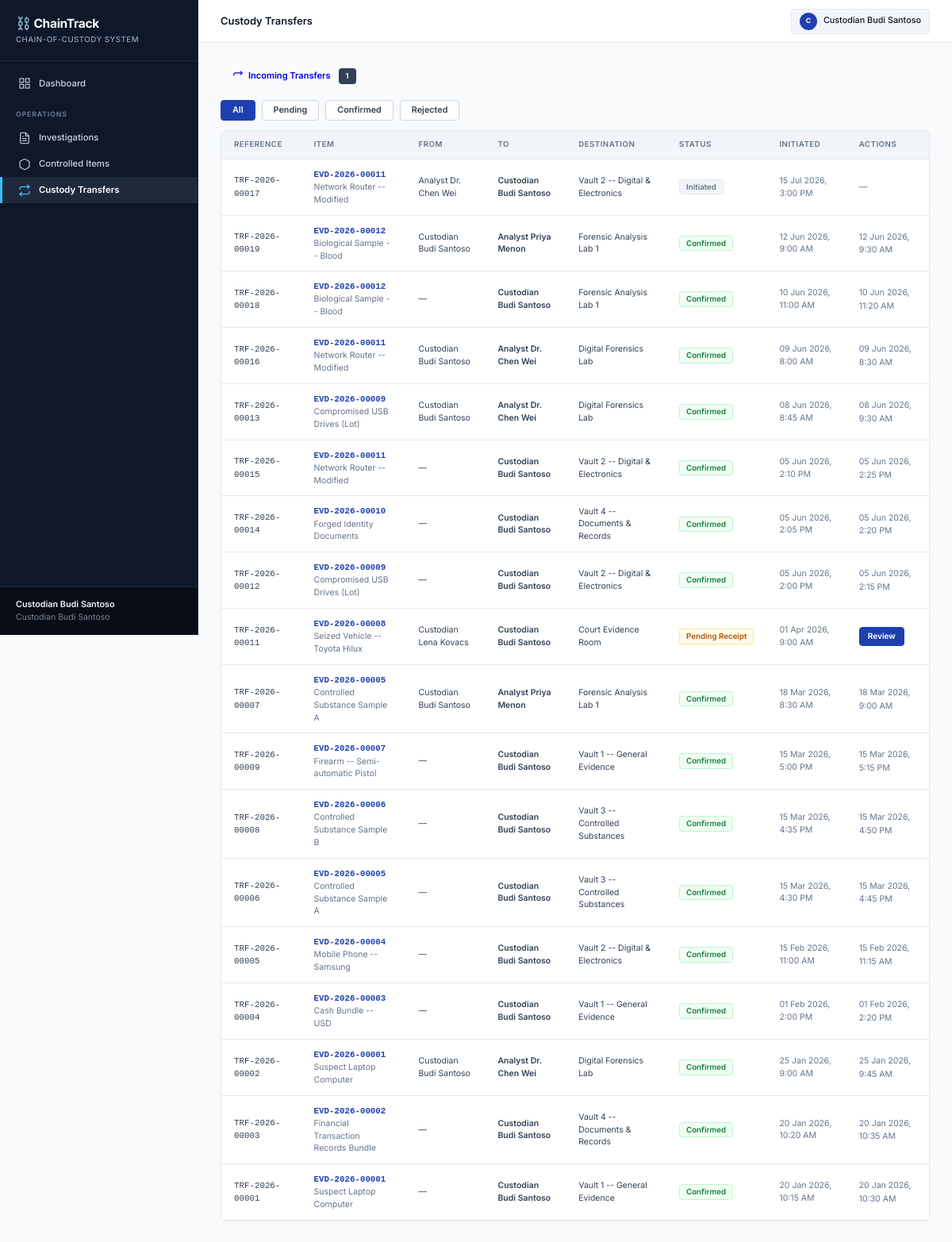
The app's page /transfers/index.php (signed in) with its own data.
### tables this page shows
CREATE TABLE `custody_transfers` (
  `id`                 INT UNSIGNED NOT NULL AUTO_INCREMENT,
  `transfer_reference` VARCHAR(80)  NOT NULL COMMENT 'e.g. TRF-2026-00001',
  `item_id`            INT UNSIGNED NOT NULL,
  `from_user_id`       INT UNSIGNED DEFAULT NULL COMMENT 'NULL for initial registration',
  `to_user_id`         INT UNSIGNED NOT NULL,
  `from_location_id`   INT UNSIGNED DEFAULT NULL,
  `to_location_id`     INT UNSIGNED DEFAULT NULL,
  `transfer_status`    ENUM('initiated','pending','confirmed','rejected') NOT NULL DEFAULT 'initiated',
  `reason`             TEXT         NOT NULL,
  `initiated_by`       INT UNSIGNED NOT NULL COMMENT 'May differ from from_user_id (admin-initiated)',
  `initiated_at`       DATETIME     NOT NULL DEFAULT CURRENT_TIMESTAMP,
  `confirmed_by`       INT UNSIGNED DEFAULT NULL,
  `confirmed_at`       DATETIME     DEFAULT NULL,
  `rejection_reason`   TEXT         DEFAULT NULL,
  `notes`              TEXT         DEFAULT NULL,
  PRIMARY KEY (`id`),
  UNIQUE KEY `uq_transfer_reference` (`transfer_reference`),
  KEY `fk_ct_item`          (`item_id`),
  KEY `fk_ct_from_user`     (`from_user_id`),
  KEY `fk_ct_to_user`       (`to_user_id`),
  KEY `fk_ct_from_location` (`from_location_id`),
  KEY `fk_ct_to_location`   (`to_location_id`),
  KEY `fk_ct_initiated_by`  (`initiated_by`),
  KEY `fk_ct_confirmed_by`  (`confirmed_by`),
  KEY `idx_ct_status`       (`transfer_status`),
  KEY `idx_ct_initiated_at` (`initiated_at`),
  CONSTRAINT `fk_ct_item`          FOREIGN KEY (`item_id`)          REFERENCES `items`     (`id`),
  CONSTRAINT `fk_ct_from_user`     FOREIGN KEY (`from_user_id`)     REFERENCES `users`     (`id`),
  CONSTRAINT `fk_ct_to_user`       FOREIGN KEY (`to_user_id`)       REFERENCES `users`     (`id`),
  CONSTRAINT `fk_ct_from_location` FOREIGN KEY (`from_location_id`) REFERENCES `locations` (`id`),
  CONSTRAINT `fk_ct_to_location`   FOREIGN KEY (`to_location_id`)   REFERENCES `locations` (`id`),
  CONSTRAINT `fk_ct_initiated_by`  FOREIGN KEY (`initiated_by`)     REFERENCES `users`     (`id`),
  CONSTRAINT `fk_ct_confirmed_by`  FOREIGN KEY (`confirmed_by`)     REFERENCES `users`     (`id`)
);

CREATE TABLE `items` (
  `id`                   INT UNSIGNED NOT NULL AUTO_INCREMENT,
  `item_reference`       VARCHAR(100) NOT NULL COMMENT 'e.g. EVD-2026-00001',
  `investigation_id`     INT UNSIGNED NOT NULL,
  `category_id`          INT UNSIGNED NOT NULL,
  `item_name`            VARCHAR(255) NOT NULL,
  `description`          TEXT         DEFAULT NULL,
  `physical_description` TEXT         DEFAULT NULL COMMENT 'Color, dimensions, serial numbers, markings',
  `acquisition_date`     DATE         DEFAULT NULL,
  `acquisition_location` VARCHAR(255) DEFAULT NULL COMMENT 'Free-text original collection point',
  `registered_by`        INT UNSIGNED NOT NULL,
  `current_custodian_id` INT UNSIGNED DEFAULT NULL,
  `current_location_id`  INT UNSIGNED DEFAULT NULL,
  `current_status_id`    INT UNSIGNED NOT NULL,
  `notes`                TEXT         DEFAULT NULL,
  `is_archived`          TINYINT(1)   NOT NULL DEFAULT 0,
  `created_at`           TIMESTAMP    NOT NULL DEFAULT CURRENT_TIMESTAMP,
  `updated_at`           TIMESTAMP    NOT NULL DEFAULT CURRENT_TIMESTAMP ON UPDATE CURRENT_TIMESTAMP,
  PRIMARY KEY (`id`),
  UNIQUE KEY `uq_item_reference`      (`item_reference`),
  KEY `fk_items_investigation`        (`investigation_id`),
  KEY `fk_items_category`             (`category_id`),
  KEY `fk_items_registered_by`        (`registered_by`),
  KEY `fk_items_current_custodian`    (`current_custodian_id`),
  KEY `fk_items_current_location`     (`current_location_id`),
  KEY `fk_items_current_status`       (`current_status_id`),
  KEY `idx_items_is_archived`         (`is_archived`),
  CONSTRAINT `fk_items_investigation`     FOREIGN KEY (`investigation_id`)    REFERENCES `investigations`  (`id`),
  CONSTRAINT `fk_items_category`          FOREIGN KEY (`category_id`)         REFERENCES `item_categories` (`id`),
  CONSTRAINT `fk_items_registered_by`     FOREIGN KEY (`registered_by`)       REFERENCES `users`          (`id`),
  CONSTRAINT `fk_items_current_custodian` FOREIGN KEY (`current_custodian_id`) REFERENCES `users`          (`id`),
  CONSTRAINT `fk_items_current_location`  FOREIGN KEY (`current_location_id`)  REFERENCES `locations`      (`id`),
  CONSTRAINT `fk_items_current_status`    FOREIGN KEY (`current_status_id`)    REFERENCES `item_statuses`  (`id`)
);

CREATE TABLE `users` (
  `id`            INT UNSIGNED NOT NULL AUTO_INCREMENT,
  `employee_id`   VARCHAR(50)  DEFAULT NULL COMMENT 'Badge / employee number',
  `full_name`     VARCHAR(150) NOT NULL,
  `email`         VARCHAR(150) NOT NULL,
  `username`      VARCHAR(80)  NOT NULL,
  `password_hash` VARCHAR(255) NOT NULL COMMENT 'PHP password_hash() BCRYPT',
  `role_id`       INT UNSIGNED NOT NULL,
  `department_id` INT UNSIGNED DEFAULT NULL,
  `is_active`     TINYINT(1)   NOT NULL DEFAULT 1,
  `last_login_at` DATETIME     DEFAULT NULL,
  `created_by`    INT UNSIGNED DEFAULT NULL COMMENT 'NULL for the first system admin',
  `created_at`    TIMESTAMP    NOT NULL DEFAULT CURRENT_TIMESTAMP,
  `updated_at`    TIMESTAMP    NOT NULL DEFAULT CURRENT_TIMESTAMP ON UPDATE CURRENT_TIMESTAMP,
  PRIMARY KEY (`id`),
  UNIQUE KEY `uq_users_email`       (`email`),
  UNIQUE KEY `uq_users_username`    (`username`),
  UNIQUE KEY `uq_users_employee_id` (`employee_id`),
  KEY `fk_users_role_id`       (`role_id`),
  KEY `fk_users_department_id` (`department_id`),
  KEY `fk_users_created_by`    (`created_by`),
  CONSTRAINT `fk_users_role`       FOREIGN KEY (`role_id`)       REFERENCES `roles`       (`id`),
  CONSTRAINT `fk_users_department` FOREIGN KEY (`department_id`) REFERENCES `departments` (`id`),
  CONSTRAINT `fk_users_creator`    FOREIGN KEY (`created_by`)    REFERENCES `users`       (`id`)
);

CREATE TABLE `locations` (
  `id`            INT UNSIGNED NOT NULL AUTO_INCREMENT,
  `location_code` VARCHAR(50)  DEFAULT NULL,
  `location_name` VARCHAR(150) NOT NULL,
  `location_type` ENUM('storage','lab','office','field','external','other') NOT NULL DEFAULT 'storage',
  `parent_id`     INT UNSIGNED DEFAULT NULL COMMENT 'Self-referential for sub-locations',
  `department_id` INT UNSIGNED DEFAULT NULL,
  `description`   TEXT         DEFAULT NULL,
  `is_active`     TINYINT(1)   NOT NULL DEFAULT 1,
  `created_at`    TIMESTAMP    NOT NULL DEFAULT CURRENT_TIMESTAMP,
  PRIMARY KEY (`id`),
  UNIQUE KEY `uq_location_code` (`location_code`),
  KEY `fk_locations_parent`     (`parent_id`),
  KEY `fk_locations_department` (`department_id`),
  CONSTRAINT `fk_locations_parent`     FOREIGN KEY (`parent_id`)     REFERENCES `locations`   (`id`),
  CONSTRAINT `fk_locations_department` FOREIGN KEY (`department_id`) REFERENCES `departments` (`id`)
);

### includes/auth_check.php (called while the page is built, shortened)
<?php
function sessionUserId(): int
{
    return (int)($_SESSION['user_id'] ?? 0);
}
function sessionUserRole(): string
{
    return $_SESSION['user_role'] ?? '';
}

### transfers/index.php (the view, shortened to what this page needs)
<?php
require_once __DIR__ . '/../includes/auth_check.php';
require_once __DIR__ . '/../includes/functions.php';
$db   = getMySQL();
$uid  = sessionUserId();
$role = sessionUserRole();
$statusFilter = $_GET['status'] ?? '';
$transfers = getUserTransfers($db, $uid, $role, $statusFilter);
$pc = $db->prepare("SELECT COUNT(*) AS c FROM custody_transfers WHERE to_user_id = ? AND transfer_status = 'pending'");
$pc->bind_param('i', $uid);
$pc->execute();
$pendingCount = (int)$pc->get_result()->fetch_assoc()['c'];
function fmtDtI(?string $dt): string {
    return $dt ? date('d M Y, g:i A', strtotime($dt)) : '—';
}
?>
<!DOCTYPE html>
<html lang="en">
<head>
  <link rel="stylesheet" href="/public/css/chaintrack.css">
</head>
<body>
<div id="ct-sidebar-wrap">
<?php require_once __DIR__ . '/../views/layouts/sidebar.php'; ?>
<div id="ct-main">
  <div id="ct-topbar">
    <span class="page-title">Custody Transfers</span>
    <div class="topbar-right">
      <div class="ct-user-pill">
        <div class="ct-avatar"><?= strtoupper(substr($_SESSION['user_name'] ?? 'U', 0, 1)) ?></div>
        <span><?= esc($_SESSION['user_name'] ?? '') ?></span>
      </div>
    </div>
  </div>
  <div id="ct-content">
    <div class="d-flex justify-between align-center mb-2">
      <div>
        <?php if ($pendingCount > 0): ?>
        <a href="/transfers/incoming.php" class="ct-btn ct-btn-warning">
          <svg width="14" height="14" viewBox="0 0 24 24" fill="none" stroke="currentColor" stroke-width="2">
            <polyline points="17 1 21 5 17 9"/>
            <path d="M3 11V9a4 4 0 014-4h14"/>
          </svg>
          Incoming Transfers
          <span class="badge bg-dark" style="margin-left:4px;"><?= $pendingCount ?></span>
        </a>
        <?php endif; ?>
      </div>
    </div>
    <div class="d-flex gap-1 mb-2">
      <?php
      $tabs = [
          ''          => 'All',
          'pending'   => 'Pending',
          'confirmed' => 'Confirmed',
          'rejected'  => 'Rejected',
      ];
      foreach ($tabs as $val => $label):
          $active = ($statusFilter === $val) ? 'ct-btn-primary' : 'ct-btn-secondary';
          $url    = '/transfers/index.php' . ($val ? "?status={$val}" : '');
      ?>
      <a href="<?= esc($url) ?>" class="ct-btn <?= $active ?>" style="padding:5px 14px;font-size:.8rem;">
        <?= $label ?>
      </a>
      <?php endforeach; ?>
    </div>
    <div class="ct-card">
      <div class="ct-table-wrap">
        <table class="ct-table">
          <thead>
            <tr>
              <th>Reference</th>
              <th>Item</th>
              <th>From</th>
              <th>To</th>
              <th>Destination</th>
              <th>Status</th>
              <th>Initiated</th>
              <th>Actions</th>
            </tr>
          </thead>
          <tbody>
            <?php foreach ($transfers as $t): ?>
            <tr>
              <td class="mono" style="font-size:.8rem;">
                <?= esc($t['transfer_reference']) ?>
              </td>
              <td>
                <div class="fw-600 small">
                  <a href="/items/item_details.php?id=<?= esc($t['item_id'] ?? '') ?>"
                     class="ref-code" style="text-decoration:none;">
                     <?= esc($t['item_reference']) ?>
                  </a>
                </div>
                <div class="small text-muted"><?= esc(mb_substr($t['item_name'], 0, 40)) ?></div>
              </td>
              <td class="small"><?= esc($t['from_user_name'] ?? '—') ?></td>
              <td class="small fw-600"><?= esc($t['to_user_name']) ?></td>
              <td class="small"><?= esc($t['to_location_name'] ?? '—') ?></td>
              <td><?= transferStatusBadge($t['transfer_status']) ?></td>
              <td class="small text-muted"><?= fmtDtI($t['initiated_at']) ?></td>
              <td>
                <?php if ($t['transfer_status'] === 'pending'): ?>
                  <a href="/transfers/confirm.php?id=<?= esc($t['id']) ?>&action=confirm"
                     class="ct-btn ct-btn-primary" style="padding:4px 10px;font-size:.75rem;">
                    Review
                  </a>
                <?php else: ?>
                  <span class="small text-muted"><?= fmtDtI($t['confirmed_at']) ?></span>
                <?php endif; ?>
              </td>
            </tr>
            <?php endforeach; ?>
          </tbody>
        </table>
      </div>
    </div>
  </div>
</div>
</div>
</body>
</html>

### includes/functions.php (shortened to what this page needs)
<?php
function esc(mixed $value): string
{
    return htmlspecialchars((string)$value, ENT_QUOTES | ENT_SUBSTITUTE, 'UTF-8');
}
function getUserTransfers(mysqli $db, int $userId, string $role, string $statusFilter = ''): array
{
    $roleWhereAll  = in_array($role, ['administrator', 'auditor'], true);
    $statusClause  = $statusFilter ? " AND ct.transfer_status = '{$statusFilter}'" : '';
    $userClause    = $roleWhereAll ? '' : " AND (ct.from_user_id = {$userId} OR ct.to_user_id = {$userId})";
    $sql = "SELECT
                ct.id,
                ct.transfer_reference,
                ct.transfer_status,
                ct.reason,
                ct.initiated_at,
                ct.confirmed_at,
                i.item_reference,
                i.item_name,
                fu.full_name AS from_user_name,
                tu.full_name AS to_user_name,
                fl.location_name AS from_location_name,
                tl.location_name AS to_location_name
            FROM custody_transfers ct
            JOIN items i           ON i.id  = ct.item_id
            LEFT JOIN users fu     ON fu.id = ct.from_user_id
            JOIN users tu          ON tu.id = ct.to_user_id
            LEFT JOIN locations fl ON fl.id = ct.from_location_id
            LEFT JOIN locations tl ON tl.id = ct.to_location_id
            WHERE 1=1 {$userClause} {$statusClause}
            ORDER BY ct.initiated_at DESC";
    $result = $db->query($sql);
    return $result->fetch_all(MYSQLI_ASSOC);
}
function transferStatusBadge(string $status): string
{
    $map = [
        'pending'   => ['Pending Receipt',   'warning'],
        'confirmed' => ['Confirmed',          'success'],
        'rejected'  => ['Rejected',           'danger'],
        'initiated' => ['Initiated',          'secondary'],
    ];
    $s = $map[$status] ?? ['label' => ucfirst($status), 'color' => 'secondary'];
    $label = $s[0] ?? $s['label'];
    $color = $s[1] ?? $s['color'];
    return "<span class=\"badge bg-{$color}\">{$label}</span>";
}

### records on screen
custody_transfers: transfer_reference "TRF-2026-00017", item.item_reference "EVD-2026-00011", item.item_name "Network Router -- Modified", from_user.full_name "Analyst Dr. Chen Wei", to_user.full_name "Custodian Budi Santoso", to_location.location_name "Vault 2 -- Digital & Electronics", transfer_status "Initiated", initiated_at "15 Jul 2026, 3:00 PM", confirmed_at "—"
custody_transfers: transfer_reference "TRF-2026-00019", item.item_reference "EVD-2026-00012", item.item_name "Biological Sample -- Blood", from_user.full_name "Custodian Budi Santoso", confirmed_by.full_name "Analyst Priya Menon", from_location.location_name "Forensic Analysis Lab 1", transfer_status "Confirmed", initiated_at "12 Jun 2026, 9:00 AM", confirmed_at "12 Jun 2026, 9:30 AM"
custody_transfers: transfer_reference "TRF-2026-00018", item.item_reference "EVD-2026-00012", item.item_name "Biological Sample -- Blood", from_user_name "—", confirmed_by.full_name "Custodian Budi Santoso", to_location.location_name "Forensic Analysis Lab 1", transfer_status "Confirmed", initiated_at "10 Jun 2026, 11:00 AM", confirmed_at "10 Jun 2026, 11:20 AM"
custody_transfers: transfer_reference "TRF-2026-00016", item.item_reference "EVD-2026-00011", item.item_name "Network Router -- Modified", from_user.full_name "Custodian Budi Santoso", confirmed_by.full_name "Analyst Dr. Chen Wei", to_location.location_name "Digital Forensics Lab", transfer_status "Confirmed", initiated_at "09 Jun 2026, 8:00 AM", confirmed_at "09 Jun 2026, 8:30 AM"
custody_transfers: transfer_reference "TRF-2026-00013", item.item_reference "EVD-2026-00009", item.item_name "Compromised USB Drives (Lot)", from_user.full_name "Custodian Budi Santoso", confirmed_by.full_name "Analyst Dr. Chen Wei", to_location.location_name "Digital Forensics Lab", transfer_status "Confirmed", initiated_at "08 Jun 2026, 8:45 AM", confirmed_at "08 Jun 2026, 9:30 AM"
custody_transfers: transfer_reference "TRF-2026-00015", item.item_reference "EVD-2026-00011", item.item_name "Network Router -- Modified", from_user_name "—", confirmed_by.full_name "Custodian Budi Santoso", to_location.location_name "Vault 2 -- Digital & Electronics", transfer_status "Confirmed", initiated_at "05 Jun 2026, 2:10 PM", confirmed_at "05 Jun 2026, 2:25 PM"
custody_transfers: transfer_reference "TRF-2026-00014", item.item_reference "EVD-2026-00010", item.item_name "Forged Identity Documents", from_user_name "—", confirmed_by.full_name "Custodian Budi Santoso", to_location.location_name "Vault 4 -- Documents & Records", transfer_status "Confirmed", initiated_at "05 Jun 2026, 2:05 PM", confirmed_at "05 Jun 2026, 2:20 PM"
custody_transfers: transfer_reference "TRF-2026-00012", item.item_reference "EVD-2026-00009", item.item_name "Compromised USB Drives (Lot)", from_user_name "—", confirmed_by.full_name "Custodian Budi Santoso", to_location.location_name "Vault 2 -- Digital & Electronics", transfer_status "Confirmed", initiated_at "05 Jun 2026, 2:00 PM", confirmed_at "05 Jun 2026, 2:15 PM"
custody_transfers: transfer_reference "TRF-2026-00011", item.item_reference "EVD-2026-00008", item.item_name "Seized Vehicle -- Toyota Hilux", from_user.full_name "Custodian Lena Kovacs", to_user.full_name "Custodian Budi Santoso", from_location.location_name "Court Evidence Room", transfer_status "Pending Receipt", initiated_at "01 Apr 2026, 9:00 AM"
custody_transfers: transfer_reference "TRF-2026-00007", item.item_reference "EVD-2026-00005", item.item_name "Controlled Substance Sample A", from_user.full_name "Custodian Budi Santoso", confirmed_by.full_name "Analyst Priya Menon", to_location.location_name "Forensic Analysis Lab 1", transfer_status "Confirmed", initiated_at "18 Mar 2026, 8:30 AM", confirmed_at "18 Mar 2026, 9:00 AM"
custody_transfers: transfer_reference "TRF-2026-00009", item.item_reference "EVD-2026-00007", item.item_name "Firearm -- Semi-automatic Pistol", from_user_name "—", confirmed_by.full_name "Custodian Budi Santoso", to_location.location_name "Vault 1 -- General Evidence", transfer_status "Confirmed", initiated_at "15 Mar 2026, 5:00 PM", confirmed_at "15 Mar 2026, 5:15 PM"
custody_transfers: transfer_reference "TRF-2026-00008", item.item_reference "EVD-2026-00006", item.item_name "Controlled Substance Sample B", from_user_name "—", confirmed_by.full_name "Custodian Budi Santoso", to_location.location_name "Vault 3 -- Controlled Substances", transfer_status "Confirmed", initiated_at "15 Mar 2026, 4:35 PM", confirmed_at "15 Mar 2026, 4:50 PM"
custody_transfers: transfer_reference "TRF-2026-00006", item.item_reference "EVD-2026-00005", item.item_name "Controlled Substance Sample A", from_user_name "—", confirmed_by.full_name "Custodian Budi Santoso", to_location.location_name "Vault 3 -- Controlled Substances", transfer_status "Confirmed", initiated_at "15 Mar 2026, 4:30 PM", confirmed_at "15 Mar 2026, 4:45 PM"
custody_transfers: transfer_reference "TRF-2026-00005", item.item_reference "EVD-2026-00004", item.item_name "Mobile Phone -- Samsung", from_user_name "—", confirmed_by.full_name "Custodian Budi Santoso", to_location.location_name "Vault 2 -- Digital & Electronics", transfer_status "Confirmed", initiated_at "15 Feb 2026, 11:00 AM", confirmed_at "15 Feb 2026, 11:15 AM"
custody_transfers: transfer_reference "TRF-2026-00004", item.item_reference "EVD-2026-00003", item.item_name "Cash Bundle -- USD", from_user_name "—", confirmed_by.full_name "Custodian Budi Santoso", to_location.location_name "Vault 1 -- General Evidence", transfer_status "Confirmed", initiated_at "01 Feb 2026, 2:00 PM", confirmed_at "01 Feb 2026, 2:20 PM"
custody_transfers: transfer_reference "TRF-2026-00002", item.item_reference "EVD-2026-00001", item.item_name "Suspect Laptop Computer", from_user.full_name "Custodian Budi Santoso", confirmed_by.full_name "Analyst Dr. Chen Wei", to_location.location_name "Digital Forensics Lab", transfer_status "Confirmed", initiated_at "25 Jan 2026, 9:00 AM", confirmed_at "25 Jan 2026, 9:45 AM"
custody_transfers: transfer_reference "TRF-2026-00003", item.item_reference "EVD-2026-00002", item.item_name "Financial Transaction Records Bundle", from_user_name "—", confirmed_by.full_name "Custodian Budi Santoso", to_location.location_name "Vault 4 -- Documents & Records", transfer_status "Confirmed", initiated_at "20 Jan 2026, 10:20 AM", confirmed_at "20 Jan 2026, 10:35 AM"
custody_transfers: transfer_reference "TRF-2026-00001", item.item_reference "EVD-2026-00001", item.item_name "Suspect Laptop Computer", from_user_name "—", confirmed_by.full_name "Custodian Budi Santoso", to_location.location_name "Vault 1 -- General Evidence", transfer_status "Confirmed", initiated_at "20 Jan 2026, 10:15 AM", confirmed_at "20 Jan 2026, 10:30 AM"

### other values on screen
APP_NAME "ChainTrack"
$label "Dashboard Investigations Controlled Items Custody Transfers"
$userName "Custodian Budi Santoso"
$roleLabel "Custodian Budi Santoso"
substr($_SESSION['user_name'] ?? 'U', 0, 1) "C"
$_SESSION['user_name'] "Custodian Budi Santoso"
$pendingCount "1"
$label "All"
$label "Pending"
$label "Confirmed"
$label "Rejected"
